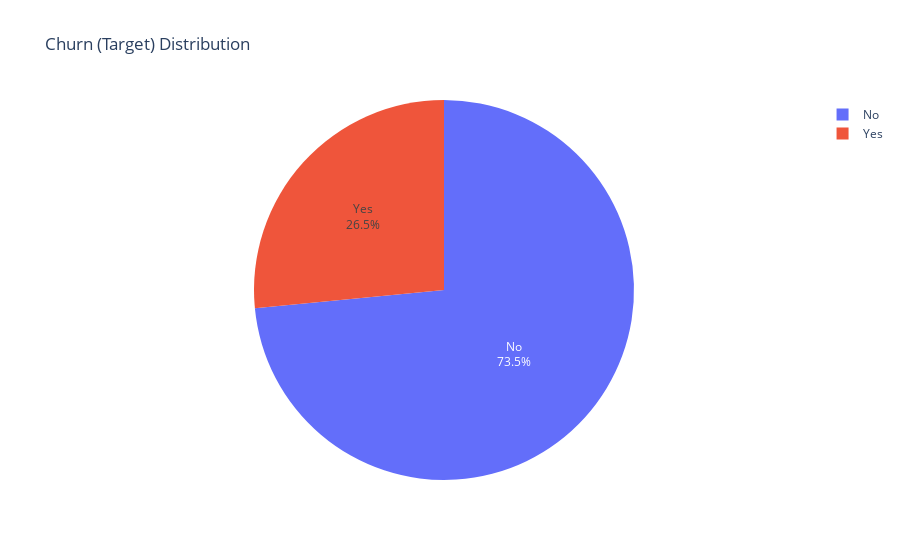

Here is the notebook cell this chart was saved with:
### Markdown cell above
### Churn (Target) Distribution

### Code cell
fig = px.pie(df_churn['Churn'].value_counts().reset_index().rename(columns={'index':'Type'}), values='Churn', names='Type', title='Churn (Target) Distribution')
fig.update_traces(textposition='inside', textinfo='percent+label')
fig.show()
printmd("### Target distribution is Imbalanced")

### Figure 1 — Plotly figure (JSON) as saved in the notebook; plotly's stock layout.template omitted (floating-point values rounded to 4 significant figures)
{"data": [{"domain": {"x": [0, 1], "y": [0, 1]}, "hovertemplate": "Type=%{label}<br>Churn=%{value}<extra></extra>", "labels": ["No", "Yes"], "legendgroup": "", "name": "", "showlegend": true, "textinfo": "percent+label", "textposition": "inside", "type": "pie", "values": [5174, 1869]}], "layout": {"legend": {"tracegroupgap": 0}, "title": {"text": "Churn (Target) Distribution"}}}
